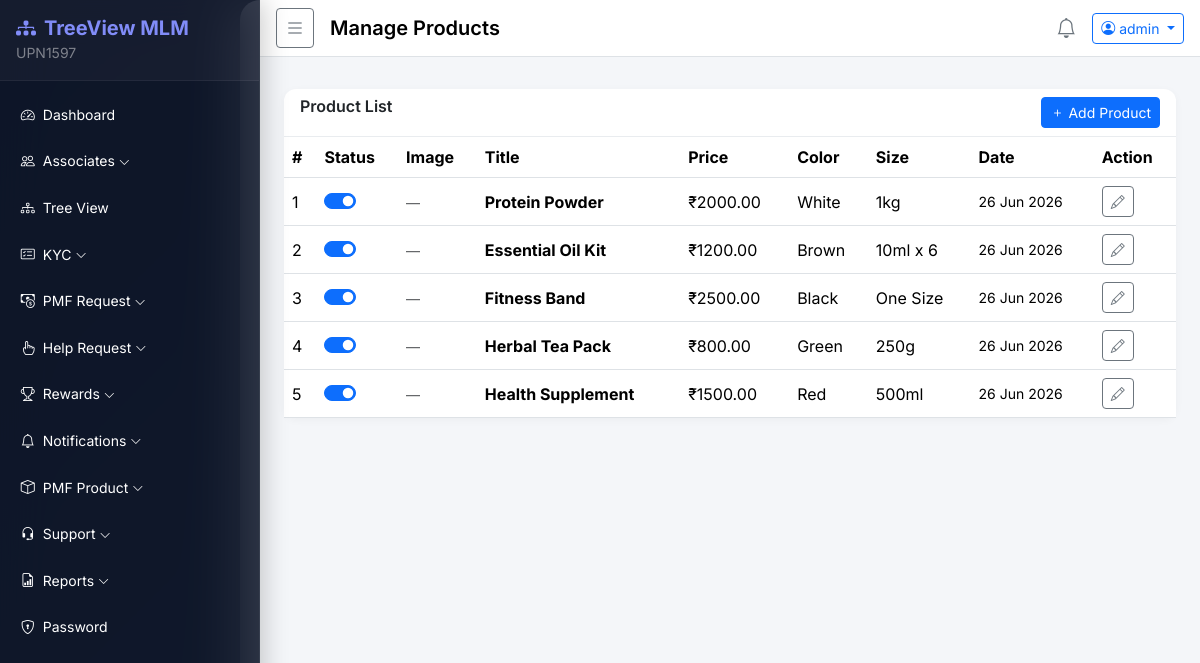
Screenshot of /products/manage/ (signed in) with the database file from the repository.
### accounts/models.py (models this page shows, shortened)
class User(AbstractBaseUser, PermissionsMixin):
    STATUS_CHOICES = [('active', 'Active'), ('inactive', 'Inactive'), ('pending', 'Pending')]
    member_id   = models.CharField(max_length=20, unique=True, default=generate_member_id)
    sponsor_id  = models.CharField(max_length=20, blank=True, null=True)
    username    = models.CharField(max_length=150, unique=True)
    email       = models.EmailField(unique=True)
    mobile      = models.CharField(max_length=15, blank=True)
    status      = models.CharField(max_length=10, choices=STATUS_CHOICES, default='pending')
    is_active   = models.BooleanField(default=True)
    is_staff    = models.BooleanField(default=False)
    plain_password = models.CharField(max_length=128, blank=True)  # stored for admin view
    created_at  = models.DateTimeField(default=timezone.now)
    objects = UserManager()
    USERNAME_FIELD = 'username'
    REQUIRED_FIELDS = ['email']
    class Meta:
        db_table = 'users'

### products/models.py (models this page shows, shortened)
class Product(models.Model):
    title      = models.CharField(max_length=200)
    amount     = models.DecimalField(max_digits=10, decimal_places=2)
    color      = models.CharField(max_length=50, blank=True)
    size       = models.CharField(max_length=50, blank=True)
    image      = models.ImageField(upload_to='products/', blank=True, null=True)
    details    = RichTextField(blank=True)
    is_active  = models.BooleanField(default=True)
    created_at = models.DateTimeField(default=timezone.now)
    class Meta:
        db_table = 'products'
        ordering = ['-created_at']

### products/views.py (the view)
# urls.py: path('manage/',               views.manage_products,        name='manage'),
@login_required
def manage_products(request):
    if not request.user.is_staff:
        return redirect('dashboard:index')
    products = Product.objects.all()
    return render(request, 'products/manage.html', {'products': products})

### templates/products/manage.html (shortened to what this page needs)
{% extends 'base/base.html' %}
{% block page_title %}Manage Products{% endblock %}
{% block content %}
<div class="card">
  <div class="card-header d-flex justify-content-between">
    <h6 class="mb-0 fw-semibold">Product List</h6>
    <a href="{% url 'products:add' %}" class="btn btn-sm btn-primary"><i class="bi bi-plus me-1"></i>Add Product</a>
  </div>
  <div class="card-body p-0">
    <div class="table-responsive">
      <table class="table table-hover mb-0 align-middle">
        <thead><tr><th>#</th><th>Status</th><th>Image</th><th>Title</th><th>Price</th><th>Color</th><th>Size</th><th>Date</th><th>Action</th></tr></thead>
        <tbody>
          {% for p in products %}
          <tr>
            <td>{{ forloop.counter }}</td>
            <td>
              <div class="form-check form-switch">
                <input class="form-check-input status-toggle" type="checkbox" data-id="{{ p.pk }}" {% if p.is_active %}checked{% endif %}>
              </div>
            </td>
            <td>
              {% if p.image %}
              <img src="{{ p.image.url }}" width="50" height="50" style="object-fit:cover;border-radius:6px">
              {% else %}
              <span class="text-muted small">—</span>
              {% endif %}
            </td>
            <td><strong>{{ p.title }}</strong></td>
            <td>₹{{ p.amount }}</td>
            <td>{{ p.color|default:"—" }}</td>
            <td>{{ p.size|default:"—" }}</td>
            <td class="small">{{ p.created_at|date:"d M Y" }}</td>
            <td><a href="{% url 'products:edit' p.pk %}" class="btn btn-sm btn-outline-secondary"><i class="bi bi-pencil"></i></a></td>
          </tr>
          {% empty %}
          <tr><td colspan="9" class="text-center text-muted py-3">No products found.</td></tr>
          {% endfor %}
        </tbody>
      </table>
    </div>
  </div>
</div>
{% endblock %}

### templates/base/base.html (shortened to what this page needs)
{% load static %}
{% load extras %}
<!DOCTYPE html>
<html lang="en">
<head>
  <link href="https://cdn.jsdelivr.net/npm/bootstrap@5.3.2/dist/css/bootstrap.min.css" rel="stylesheet">
  <link href="https://cdn.jsdelivr.net/npm/bootstrap-icons@1.11.3/font/bootstrap-icons.min.css" rel="stylesheet">
  <link rel="stylesheet" href="{% static 'css/style.css' %}">
</head>
<body>
  <div class="wrapper d-flex">
    <nav id="sidebar" class="sidebar text-white">
      <div class="sidebar-header p-3 d-flex align-items-center justify-content-between">
        <div>
          <h5 class="mb-0 fw-bold" style="color: #818cf8;"><i class="bi bi-diagram-3-fill me-2"></i>TreeView MLM</h5>
          {% if user.is_authenticated %}
          <small style="color: rgba(255,255,255,.45);">{{ user.member_id }}</small>
          {% endif %}
        </div>
      </div>
      <ul class="nav flex-column p-2 mt-1">
        {% if user.is_staff %}
          {% include 'base/sidebar_admin.html' %}
        {% else %}
          {% include 'base/sidebar_user.html' %}
        {% endif %}
      </ul>
    </nav>
    <div class="main-content flex-grow-1">
      <nav class="navbar navbar-expand-lg navbar-light bg-white border-bottom px-3 py-2">
        <button id="sidebarToggle" class="btn btn-sm btn-outline-secondary me-3">
          <i class="bi bi-list fs-5"></i>
        </button>
        <span class="navbar-brand fw-semibold">{% block page_title %}Dashboard{% endblock %}</span>
        <div class="ms-auto d-flex align-items-center gap-3">
          <a href="{% url 'notifications:add' %}" class="text-secondary position-relative">
            <i class="bi bi-bell fs-5"></i>
          </a>
          <div class="dropdown">
            <button class="btn btn-sm btn-outline-primary dropdown-toggle" data-bs-toggle="dropdown">
              <i class="bi bi-person-circle me-1"></i>{{ user.username }}
            </button>
          </div>
        </div>
      </nav>
      <div class="px-4 pt-3">
      </div>
      <div class="content px-4 py-3">
        {% block content %}{% endblock %}
      </div>
    </div>
  </div>
</body>
</html>

### static/css/style.css (style rules this page uses)
body { font-family: 'Inter', sans-serif; background: linear-gradient(135deg, #0b1120 0%, #1a2332 50%, #0b1120 100%); min-height: 100vh; overflow-x: hidden; }
.wrapper { display: flex; min-height: 100vh; }
.sidebar { width: 260px; min-width: 260px; transition: transform .3s ease, width .25s ease; z-index: 1050; overflow-y: auto; height: 100vh; background: rgba(15, 23, 42, 0.85); backdrop-filter: blur(24px); -webkit-backdrop-filter: blur(24px); border-right: 1px solid rgba(255, 255, 255, 0.06); box-shadow: 4px 0 24px rgba(0, 0, 0, 0.2); position: sticky; top: 0; }
.main-content { flex: 1; min-width: 0; background: #f4f6f9; border-radius: 20px 0 0 20px; margin-left: -20px; padding-left: 20px; }
.sidebar-header { background: rgba(255, 255, 255, 0.03); border-bottom: 1px solid rgba(255, 255, 255, 0.06) !important; }
.card { border: none; border-radius: 12px; box-shadow: 0 2px 8px rgba(0,0,0,.04); }
.card-header { background: transparent; border-bottom: 1px solid #e9ecef; font-weight: 600; }

### rows the page displays
User: member_id "UPN1597", username "admin"
Product: is_active "☑", title "Protein Powder", amount "2000.00", color "White", size "1kg", created_at "26 Jun 2026"
Product: is_active "☑", title "Essential Oil Kit", amount "1200.00", color "Brown", size "10ml x 6", created_at "26 Jun 2026"
Product: is_active "☑", title "Fitness Band", amount "2500.00", color "Black", size "One Size", created_at "26 Jun 2026"
Product: is_active "☑", title "Herbal Tea Pack", amount "800.00", color "Green", size "250g", created_at "26 Jun 2026"
Product: is_active "☑", title "Health Supplement", amount "1500.00", color "Red", size "500ml", created_at "26 Jun 2026"
